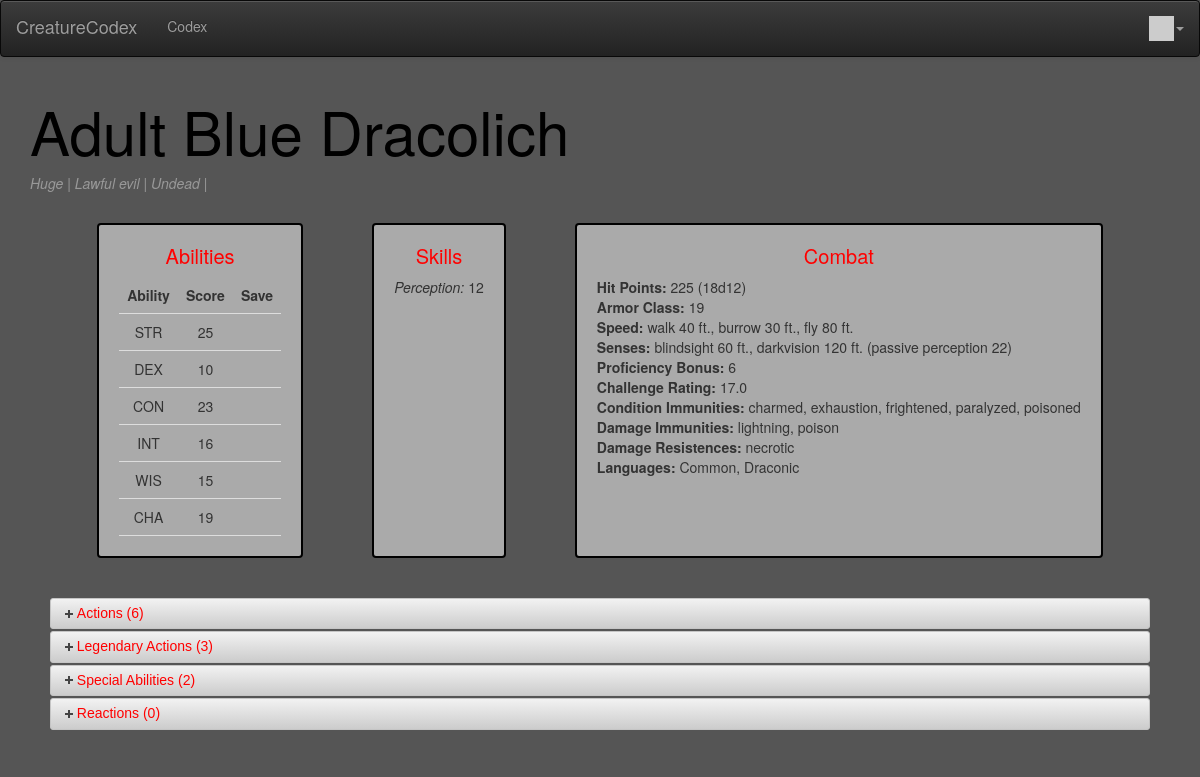
/codex/creature/8927 (signed in), run on the app's committed database.
### codex/models.py (models this page shows, shortened)
class Creature(models.Model):
    name = models.CharField(max_length=128)
    strScore =  models.IntegerField()
    strSave = models.IntegerField(null=True)
    dexScore = models.IntegerField()
    dexSave = models.IntegerField (null=True)
    conScore = models.IntegerField()
    conSave = models.IntegerField(null=True)
    intScore = models.IntegerField()
    intSave = models.IntegerField(null=True)
    wisScore = models.IntegerField()
    wisSave = models.IntegerField(null=True)
    chaScore = models.IntegerField()
    chaSave = models.IntegerField(null=True)
    arcana = models.IntegerField(null=True)
    athletics = models.IntegerField(null=True)
    deception = models.IntegerField(null=True)
    history = models.IntegerField(null=True)
    insight = models.IntegerField(null=True)
    intimidation = models.IntegerField(null=True)
    investigation = models.IntegerField(null=True)
    medicine = models.IntegerField(null=True)
    nature = models.IntegerField(null=True)
    perception = models.IntegerField(null=True)
    performance = models.IntegerField(null=True)
    persuasion = models.IntegerField(null=True)
    religion = models.IntegerField(null=True)
    stealth = models.IntegerField(null=True)
    survival = models.IntegerField(null=True)
    armorClass = models.IntegerField()
    challengeRating = models.FloatField()
    hitDieNum = models.IntegerField() # Gathered form the HD...
    hitPoints = models.IntegerField()
    passivePerception = models.IntegerField() # Gathered from Senses...
    proficiencyBonus = models.IntegerField() # Based on CR...
    alignment = models.ForeignKey(Alignment,on_delete=models.CASCADE)
    hitDieType = models.ForeignKey(HitDieType,on_delete=models.CASCADE)
    size = models.ForeignKey(Size,on_delete=models.CASCADE)
    subtype = models.ForeignKey(Subtype,on_delete=models.CASCADE,null=True)
    type = models.ForeignKey(Type,on_delete=models.CASCADE)
    conditionImmunities = models.ManyToManyField(ConditionImmunities,through='ConditionImmunitiesCreature',
                                                 )
    damageImmunities = models.ManyToManyField(DamageType,through='DamageImmunitiesCreature',related_name='immunity')
    damageResistances = models.ManyToManyField(DamageType,through='DamageResistancesCreature',related_name='resistance')
    damageVulnerabilities = models.ManyToManyField(DamageType,through='DamageVulnerabilitiesCreature',related_name='vulnerability')
    languages = models.ManyToManyField(Languages,through='LanguagesCreature') # Explanation area? Or just str...
    senses = models.ManyToManyField(Senses,through='SensesCreature')
    speed = models.ManyToManyField(Speed,through='SpeedCreature')

class Size(models.Model):
    size = models.CharField(max_length=24)
    def __str__(self,):
        return self.size

class Alignment(models.Model):
    alignment = models.CharField(max_length=128)
    def __str__(self,):
        return self.alignment

class Type(models.Model):
    type = models.CharField(max_length=128)
    def __str__(self,):
        return self.type

class HitDieType(models.Model):
    hitDieType = models.CharField(max_length=3)
    def __str__(self,):
        return self.hitDieType

class Speed(models.Model):
    speed = models.CharField(max_length=256)
    def __str__(self,):
        return self.speed

class Senses(models.Model):
    sense = models.CharField(max_length=128)
    def __str__(self,):
        return self.sense

class ConditionImmunities(models.Model):
    conditionImmunity = models.CharField(max_length=256)
    def __str__(self,):
        return self.conditionImmunity

class DamageType(models.Model):
    damageType = models.CharField(max_length=256)
    def __str__(self,):
        return self.damageType

class Languages(models.Model):
    language = models.CharField(max_length=256)
    def __str__(self,):
        return self.language

### codex/views.py (the view)
# urls.py: path('creature/<int:pk>', views.CreatureDetailView.as_view(), name='creature_detail'),
class CreatureDetailView(generic.DetailView):
    model = Creature
    template_name = "codex/creature_detail.html"
    def get(self, request, pk) :
        self.object = self.get_object()
        context = super(CreatureDetailView, self).get_context_data()
        c = Creature.objects.get(id=pk)
        ability_matrix = [['STR',c.strScore,c.strSave],
                            ['DEX',c.dexScore,c.dexSave],
                            ['CON',c.conScore,c.conSave],
                            ['INT',c.intScore,c.intSave],
                            ['WIS',c.wisScore,c.wisSave],
                            ['CHA',c.chaScore,c.chaSave]]
        context['abilities'] = [[value if value else '' for value in row] for row in ability_matrix]
        skills = []
        sk_names = ['Arcana','Athletics','Deception','History','Insight','Intimidation','Invesitgation',
                    'Medicine','Nature','Perception','Performance','Persuasion','Religion','Stealth',
                    'Survival']
        for i,sk in enumerate([c.arcana,c.athletics,c.deception,c.history,c.insight,c.intimidation,c.investigation,
                   c.medicine,c.nature,c.perception,c.performance,c.persuasion,c.religion,c.stealth,
                   c.survival]):
            if sk:
                skills.append([sk_names[i],sk])
        context['skills'] = skills
        return render(request, self.template_name, context)

### codex/context_processors.py (called while the page is built)
def name_of_app(request):
    return {'APP_NAME': "CreatureCodex"}

### codex/models.py (called while the page is built)
    def __str__(self,):
        return self.subtype

    def __str__(self,):
        return self.name

### home/templatetags/app_tags.py (called while the page is built)
@register.filter(name='gravatar')
def gravatar(user, size=35):
    email = str(user.email.strip().lower()).encode('utf-8')
    email_hash = md5(email).hexdigest()
    url = "//www.gravatar.com/avatar/{0}?s={1}&d=identicon&r=PG"
    return url.format(email_hash, size)

### codex/templates/codex/creature_detail.html (shortened to what this page needs)
{% extends "codex/base_menu.html" %}
{% block content %}
  <div id="banner">
    <h1>{{ creature.name }}</h1>
    <p><i>{{creature.size}} | {{creature.alignment|capfirst}} | {{creature.type|capfirst}} | {{creature.subtype|capfirst}}</i></p>
  </div>
  <div id="basicStats">
    <div class="basicStats-block" id="abilityScores">
      <h2>Abilities</h2>
      <table>
        <tr>
          <td><strong>Ability</strong></td>
          <td><strong>Score</strong></td>
          <td><strong>Save</strong></td>
        </tr>
        {% for ab in abilities %}
          <tr>
            <td>{{ab.0}}</td>
            <td>{{ab.1}}</td>
            <td>{{ab.2}}</td>
          </tr>
        {% endfor %}
      </table>
    </div>
    <div class="basicStats-block" id="skills">
      <h2>Skills</h2>
      <ul>
        {% for s in skills %}
          <li><i>{{s.0}}:</i> {{s.1}}</li>
        {% endfor %}
      </ul>
    </div>
    <div class="basicStats-block" id="leadStats">
      <h2>Combat</h2>
      <ul>
        <li><strong>Hit Points:</strong> {{creature.hitPoints}} ({{creature.hitDieNum}}{{creature.hitDieType}})</li>
        <li><strong>Armor Class:</strong> {{creature.armorClass}}</li>
        <li><strong>Speed:</strong> {{ creature.speed.all|join:", " }}</li>
        <li><strong>Senses:</strong> {{ creature.senses.all|join:", " }} <span id="pp">(passive perception {{creature.passivePerception}})</span></li>
        <li><strong>Proficiency Bonus:</strong> {{creature.proficiencyBonus}}</li>
        <li><strong>Challenge Rating:</strong> {{creature.challengeRating}}</li>
        {% if creature.conditionImmunities.all %}
          <li><strong>Condition Immunities:</strong> {{ creature.conditionImmunities.all|join:", " }}</li>
        {% endif %}
        {% if creature.damageImmunities.all %}
          <li><strong>Damage Immunities:</strong> {{ creature.damageImmunities.all|join:", " }}</li>
        {% endif %}
        {% if creature.damageResistances.all %}
          <li><strong>Damage Resistences:</strong> {{ creature.damageResistances.all|join:", " }}</li>
        {% endif %}
        {% if creature.languages.all %}
          <li><strong>Languages:</strong> {{ creature.languages.all|join:", " }}</li>
        {% endif %}
      </ul>
    </div>
  </div>
  <div class='accordion'>
    <h2>Actions ({{creature.actions_set.count}})</h2>
    <h2>Legendary Actions ({{creature.legendaryactions_set.count}})</h2>
    <h2>Special Abilities ({{creature.specialabilities_set.count}})</h2>
    <h2>Reactions ({{creature.reactions_set.count}})</h2>
  </div>
{% endblock %}

### codex/templates/codex/base_bootstrap.html (style rules this page uses)
h1 { color: #000000; font-size: 60px; }
#banner p { color: #999999; }
.ui-state-default { background-image: linear-gradient(#f2f2f2, #cccccc); color: red; }
body { background-color: #555555; z-index: -100; min-height: 100%; }
div#basicStats { display: flex; flex-wrap: wrap; flex-direction: row; justify-content: space-evenly; }
div.basicStats-block { border: 2px solid black; border-radius: 4px; padding: 20px; min-width: 100px; margin: 20px 2px; }
div.basicStats-block { background-color: rgba(256,256,256,.5); max-width: 45vw; }
div.basicStats-block ul { list-style-type: none; margin: 0; padding: 0; }
table { border-collapse: collapse; width: 30%; }
th, td { padding: 8px; text-align: center; border-bottom: 1px solid #ddd; }
div.basicStats-block h2 { color: red; font-size: 20px; text-align: center; margin: 0; margin-bottom: 10px; }
div.accordion { margin: 20px; }

### data on the page
Creature: name "Adult Blue Dracolich", size "Huge", alignment "Lawful evil", type "Undead", hitPoints "225", hitDieNum "18", hitDieType "d12", armorClass "19", speed.all "walk 40 ft., burrow 30 ft., fly 80 ft.", senses.all "blindsight 60 ft., darkvision 120 ft.", passivePerception "22", proficiencyBonus "6", challengeRating "17.0", conditionImmunities.all "charmed, exhaustion, frightened, paralyzed, poisoned", damageImmunities.all "lightning, poison", damageResistances.all "necrotic", languages.all "Common, Draconic", actions_set.count "6", legendaryactions_set.count "3", specialabilities_set.count "2", reactions_set.count "0"

### other printed values
{{ APP_NAME }} "CreatureCodex"
{{ ab.0 }} "STR" "DEX" "CON" "INT" "WIS" "CHA"
{{ ab.1 }} "25" "10" "23" "16" "15" "19"
{{ s.0 }} "Perception"
{{ s.1 }} "12"
